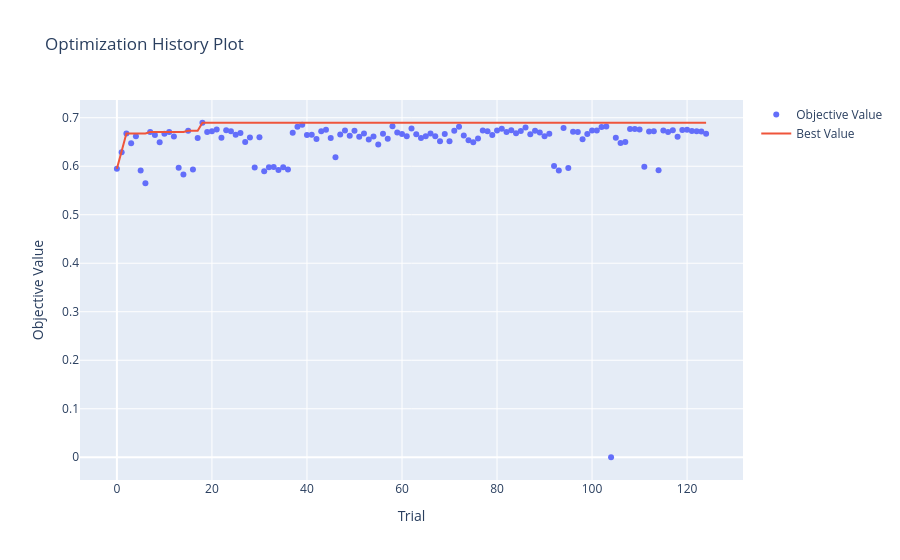
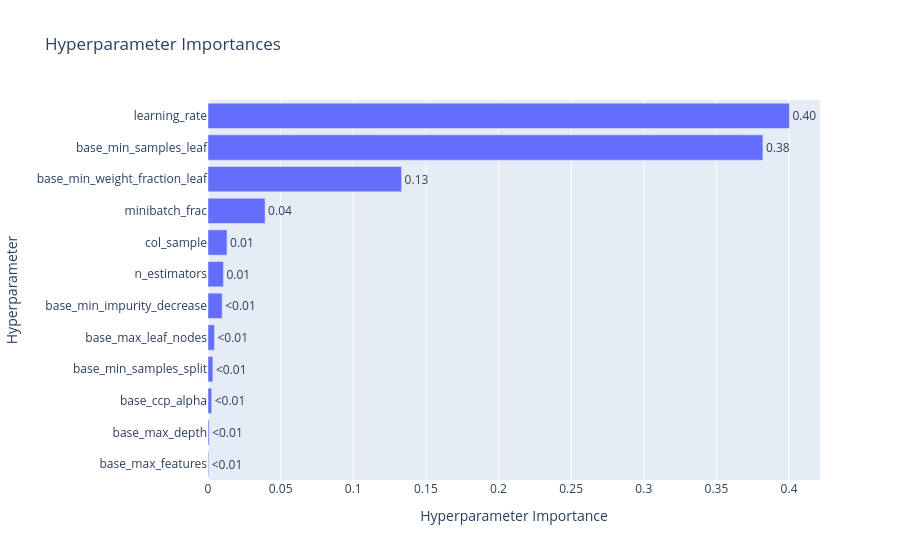
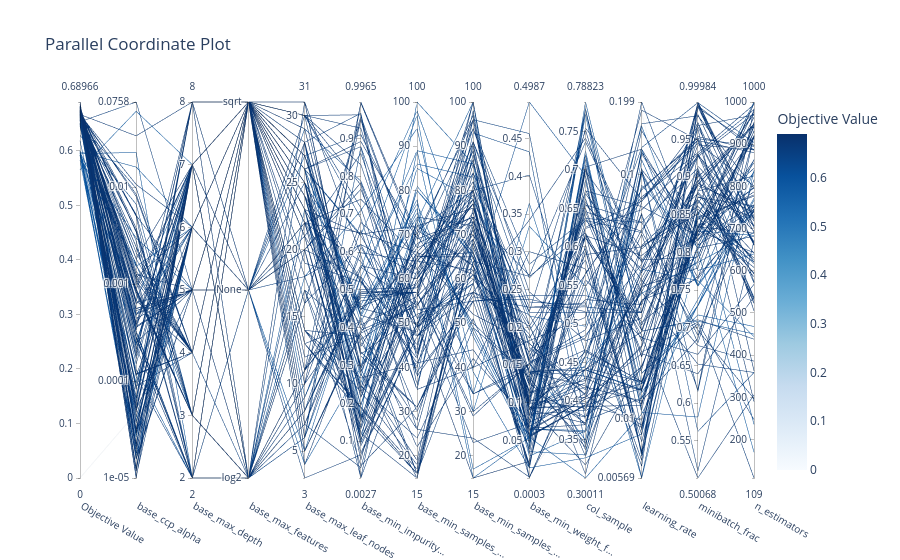

The notebook cell these images were saved under, in order:
### Markdown cell above
### 1k

### Code cell
# Parameter tuning settings
timeout_seconds = 60 * 60 * 0.5
no_improvement_trials = 100

# Split the 1k dataset to evaluate on holdout after tuning
# Had problem with overfitting and extreme bad results on last 200 rows so switched the order
X_tuning = train_1k_X.tail(800)
y_tuning = train_1k_y_cat.tail(800)
X_val_holdout = train_1k_X.head(200)
y_val_holdout = train_1k_y_cat.head(200)


# Define objective function for Optuna to optimize
def objective_ngboost(trial):
    # Possible parameters to tune with ranges
    base_params = {
        "criterion": "friedman_mse",
        "max_depth": trial.suggest_int("base_max_depth", 2, 8),  # Max tree depth
        "min_samples_split": trial.suggest_int(
            "base_min_samples_split", 15, 100
        ),  # Min samples required to split an internal node
        "min_samples_leaf": trial.suggest_int(
            "base_min_samples_leaf", 15, 100
        ),  # Min samples required in a leaf node
        "min_weight_fraction_leaf": trial.suggest_float(
            "base_min_weight_fraction_leaf", 0, 0.5
        ),  # Min weight fraction required in a leaf node
        "max_features": trial.suggest_categorical(
            "base_max_features", ["sqrt", "log2", None]
        ),  # Number of features to consider when looking for the best split
        "ccp_alpha": trial.suggest_float(
            "base_ccp_alpha", 1e-5, 0.1, log=True
        ),  # Complexity parameter for Minimal Cost-Complexity Pruning
        "max_leaf_nodes": trial.suggest_int(
            "base_max_leaf_nodes", 3, 31
        ),  # Max leaf nodes in the tree
        "min_impurity_decrease": trial.suggest_float(
            "base_min_impurity_decrease", 0, 1.0
        ),  # Min impurity decrease required for a split
        "random_state": 42,  # For reproducibility
    }

    base_learner = DecisionTreeRegressor(**base_params)

    params = {
        "n_estimators": trial.suggest_int(
            "n_estimators", 100, 1000
        ),  # Number of boosting rounds,
        "learning_rate": trial.suggest_float(
            "learning_rate", 0.005, 0.2, log=True
        ),  # Step size
        "minibatch_frac": trial.suggest_float(
            "minibatch_frac", 0.5, 1.0
        ),  # Fraction of data to use for fitting each base learner
        "col_sample": trial.suggest_float(
            "col_sample", 0.3, 0.8
        ),  # Fraction of features to consider for each base learner
        "random_state": 42,  # For reproducibility
        "verbose": False,  # No verbose output during training
    }

    full_pipeline = make_pipeline(
        numeric_preprocessor_cat,
        NGBClassifier(Dist=Bernoulli, Base=base_learner, **params),
    )

    # TimeSeriesSplit to respect order of data 3 splits for 3-fold CV
    tscv = TimeSeriesSplit(n_splits=3)
    cv_scores = []

    # 3-fold CV cycle
    for train_idx, val_idx in tscv.split(X_tuning):
        X_tr, X_val = X_tuning.iloc[train_idx], X_tuning.iloc[val_idx]
        y_tr = y_tuning.iloc[train_idx].values.astype(int)
        y_val = y_tuning.iloc[val_idx].values.astype(int)

        weights = compute_sample_weight(class_weight="balanced", y=y_tr)

        # Suppress warnings during fitting
        try:
            with warnings.catch_warnings():
                warnings.simplefilter("ignore")
                full_pipeline.fit(X_tr, y_tr, ngbclassifier__sample_weight=weights)
        except np.linalg.LinAlgError:
            return 0.0

        # Calculate AUC
        preds = full_pipeline.predict_proba(X_val)[:, 1]
        cv_scores.append(roc_auc_score(y_val, preds))

    # Return mean AUC across folds as the objective value to maximize
    return np.mean(cv_scores)


# Custom callback to stop optimization if no improvement in best AUC for a certain number of trials
def stop_optuna(study, trial):
    if study.best_trial.number + no_improvement_trials <= trial.number:
        print(
            f"\n[Early Stop] No improvement in {no_improvement_trials} trials. Stopping optimization."
        )
        study.stop()


# Create Optuna study and optimize
study_ngboost = optuna.create_study(direction="maximize", sampler=TPESampler(seed=42))
study_ngboost.optimize(
    objective_ngboost, timeout=timeout_seconds, n_jobs=-1, callbacks=[stop_optuna]
)

# Print best results and optimal parameters
print("\n" + "=" * 40)
print(f"BEST AUC: {study_ngboost.best_value:.4f}")
print("BEST PARAMETERS:")

print("best_params = {")
for k, v in study_ngboost.best_params.items():
    if isinstance(v, str):
        print(f'    "{k}": "{v}",')
    else:
        print(f'    "{k}": {v},')
print("}")

# Calculate and print parameter importance
print("\n--- PARAMETER IMPORTANCE ---")
importances = optuna.importance.get_param_importances(study_ngboost)
for param, importance in importances.items():
    print(f"  {param:20}: {importance:.4f}")
print("=" * 40)

# Generate and show visualizations of optimization history,
# parameter importance and parallel coordinate plot
fig1 = plot_optimization_history(study_ngboost)
fig1.show()

fig2 = plot_param_importances(study_ngboost)
fig2.show()

fig3 = plot_parallel_coordinate(study_ngboost)
fig3.show()

fig1.write_html(NGBOOST_TUNING_DIR_CAT / "optuna_ngboost_1k_history.html")
fig2.write_html(NGBOOST_TUNING_DIR_CAT / "optuna_ngboost_1k_importance.html")
fig3.write_html(NGBOOST_TUNING_DIR_CAT / "optuna_ngboost_1k_parallel.html")
